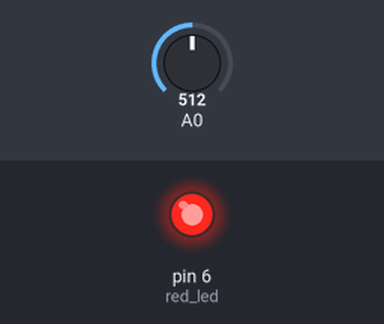
Bench run of a sketch on a simulated Arduino Uno, built with avr-gcc and run on an emulated ATmega328P. Parts: output pins drawn as LEDs (lit = HIGH). Inputs (shaded band) come from the test bench; at power-on: A0 = 512.

Above: at 1.2 s.
1.3 s: A0 set to 504
At 1.7 s:
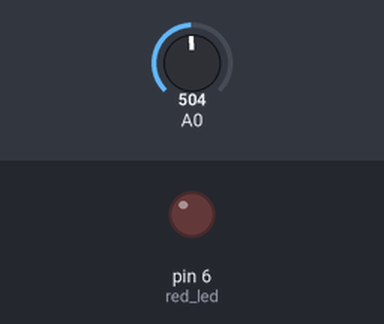
2.8 s: A0 set to 716
At 4.0 s:
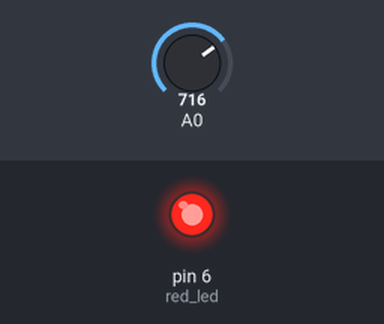
4.3 s: A0 set to 511
At 5.2 s:
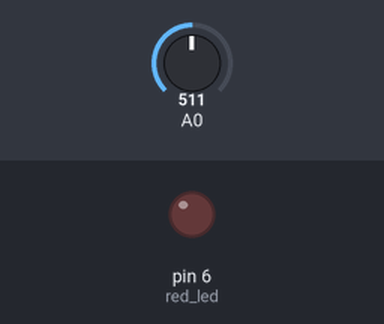
Timing chart, 0 to 7.3 s (numbered marks = the images above; inputs shaded):
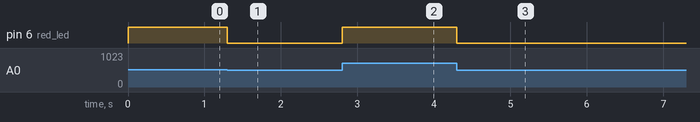

The sketch:

assignment_12_pot.ino
```cpp
int red_led = 6;

void setup() {
  pinMode(red_led, OUTPUT);
  pinMode(A0, INPUT);
}

void loop() {
  float pot_val = analogRead(A0);
  float voltage = (pot_val/1023.0)*5;

  if (voltage > 2.5) {
    digitalWrite(red_led, HIGH);
  }
  else {
    digitalWrite(red_led, LOW);
  }
}
```

Measured:
- the behaviour switches between 512 and 511 on A0 (found by bisection; images 0 and 1)
- after the input at 1.3 s, pin 6 (red_led): HIGH → LOW at once
- after the input at 2.8 s, pin 6 (red_led): LOW → HIGH at once
- after the input at 4.3 s, pin 6 (red_led): HIGH → LOW at once
